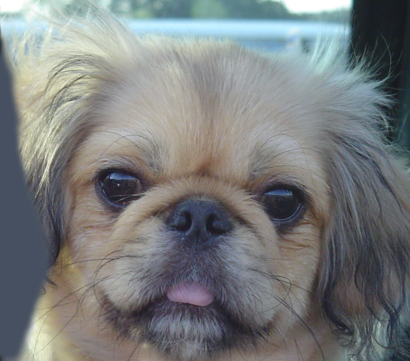
#> input picture data/dog.bmp, 410 x 361 px
$ jupyter execute Untitled.ipynb
#> lines starting #> are read from the running program, lines starting #| are printed output that depends on the picture
[cell 1]
from scipy.signal import convolve2d, correlate2d, gaussian
import numpy as np
import cv2
import matplotlib.pylab as plt

[cell 2]
def visualize_image(figure_name: str, img: np.ndarray):
    cv2.imshow(figure_name, img)
    cv2.waitKey(0)
    cv2.destroyAllWindows()

[cell 3]
img = cv2.imread('./data/dog.bmp')
#> img is the input picture: shape (361, 410, 3); mean B, G, R 125, 124.5, 121.2
visualize_image('original', img)
img2 = cv2.imread('./data/cat.bmp')
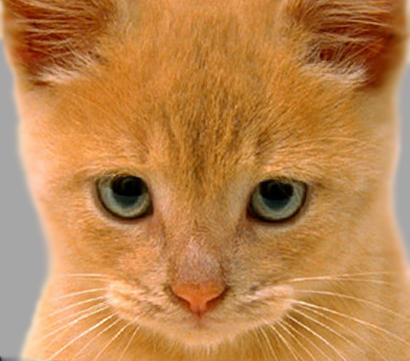
#> input picture data/cat.bmp, 410 x 361 px
#> img2 is the input picture: shape (361, 410, 3); mean B, G, R 77.1, 132.5, 188.3
visualize_image('original', img2)

[cell 4]
def create_gaussian_filter(ksize, sigma):
    # create gaussian filter of an arbitrary MxN dimensions
    kernel1 = gaussian(ksize[0],sigma)
    kernel2 = gaussian(ksize[1],sigma)
    kernel2D = np.outer(kernel1,kernel2)
    # Normalize the kernel values
    return (kernel2D)/(np.sum(kernel2D))

[cell 5]
# TODO: Test your functions with `correlate2d()`
kernel = create_gaussian_filter((19,19),500)
my_blur = np.array(img)
my_blur[:,:,0] = correlate2d(img[:,:,0], kernel, 'same')
my_blur[:,:,1] = correlate2d(img[:,:,1], kernel, 'same')
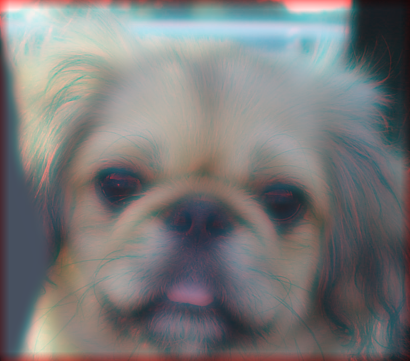
#> my_blur: shape (361, 410, 3); mean B, G, R 121.6, 121.1, 121.2
my_blur[:,:,2] = correlate2d(img[:,:,2], kernel, 'same')
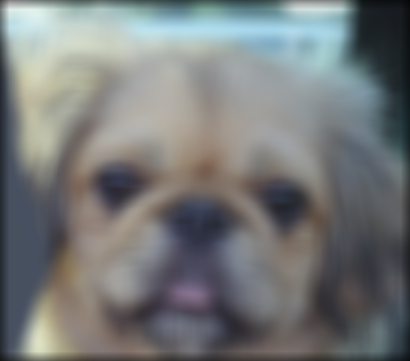
#> my_blur: shape (361, 410, 3); mean B, G, R 121.6, 121.1, 118.1
visualize_image('my gaussian blur', my_blur)

[cell 6]
# TODO: Test your functions with `correlate2d()`
kernel = create_gaussian_filter((19,19),1000)
my_blur2 = np.array(img2)
my_blur2[:,:,0] = correlate2d(img2[:,:,0], kernel, 'same')
my_blur2[:,:,1] = correlate2d(img2[:,:,1], kernel, 'same')
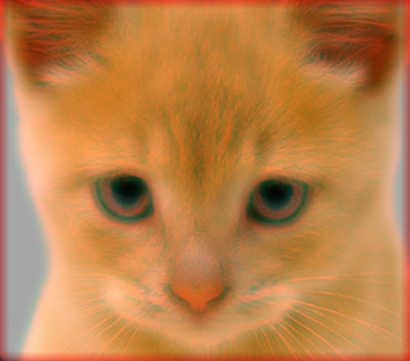
#> my_blur2: shape (361, 410, 3); mean B, G, R 74, 128.4, 188.3
my_blur2[:,:,2] = correlate2d(img2[:,:,2], kernel, 'same')
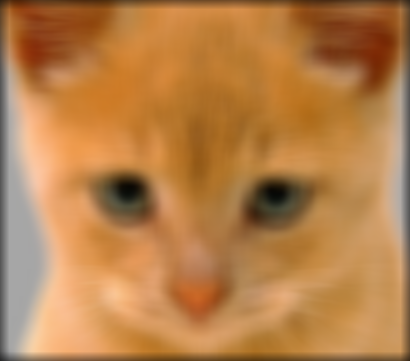
#> my_blur2: shape (361, 410, 3); mean B, G, R 74, 128.4, 183.2
test = img2-my_blur2
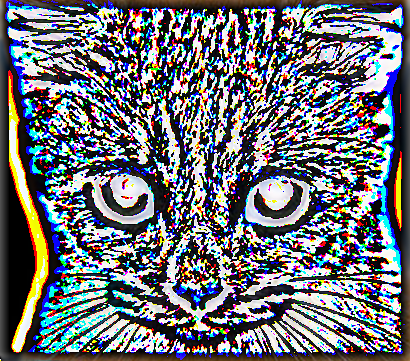
#> test: shape (361, 410, 3); mean B, G, R 117.6, 111.6, 109.2
test = (test+128.0)%255
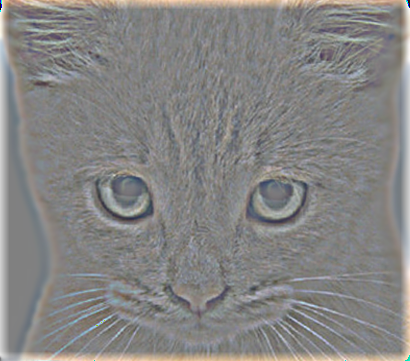
#> test: shape (361, 410, 3) float64; mean B, G, R 131.6, 132.5, 133.4
visualize_image('my gaussian blur', np.uint8(test))

[cell 7]
final = np.clip((test+my_blur-128),0,255)
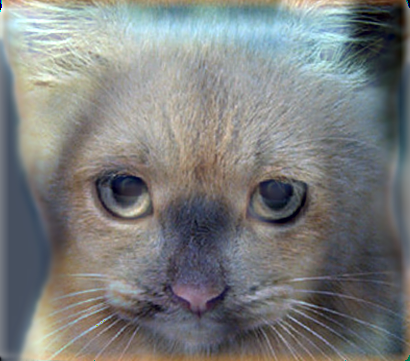
#> final: shape (361, 410, 3) float64; mean B, G, R 125.1, 125.6, 123.6
visualize_image('RED WHEELBARROW', np.uint8(final))

[cell 8]
final.dtype

[cell 9]
#test = (((test+127)%255))
plt.hist((test+my_blur).ravel(),500,[0,500]);
plt.show()
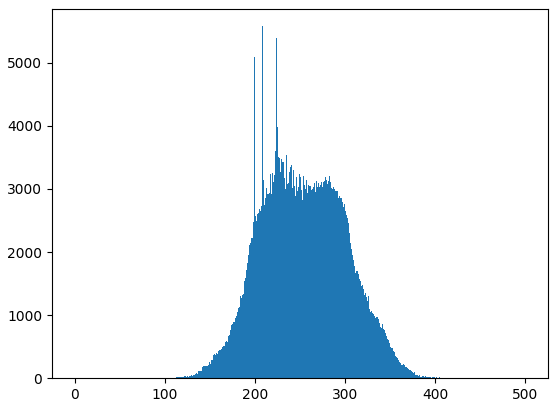
#> figure drawn by matplotlib, 1 panel; tallest bar 5581 high, from x = 208 to 209

[cell 10]
#test = (((test+127)%255))
plt.hist((test+my_blur-128).ravel(),255,[0,255]);
plt.show()
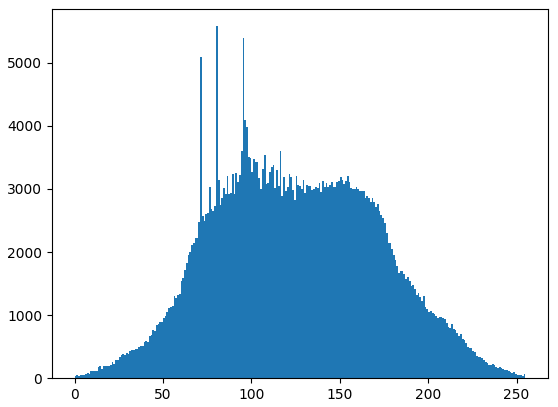
#> figure drawn by matplotlib, 1 panel; tallest bar 5581 high, from x = 80 to 81

[cell 11]
test[0,0,0]
#> Out = 231

[cell 12]
my_blur[0,0,0]
#> Out = 70

[cell 13]
test[0,0,0]+my_blur[0,0,0]
#> Out = 301
